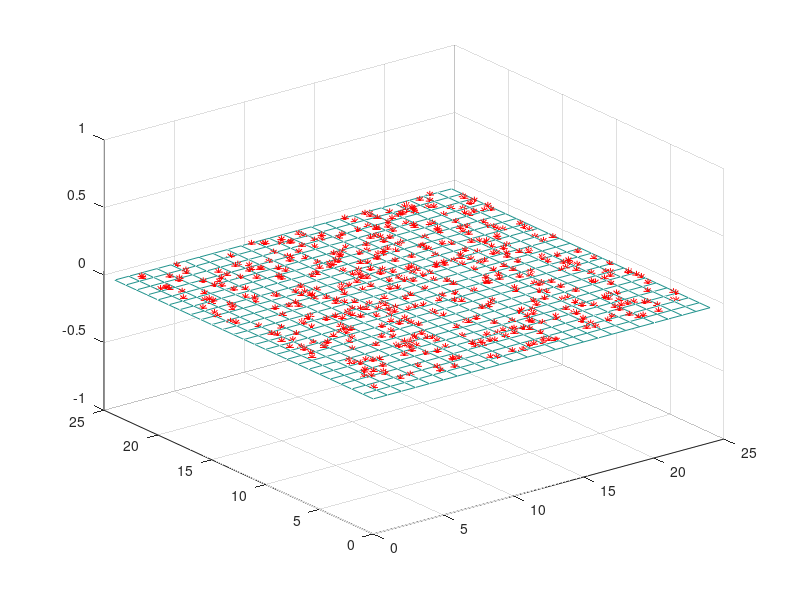
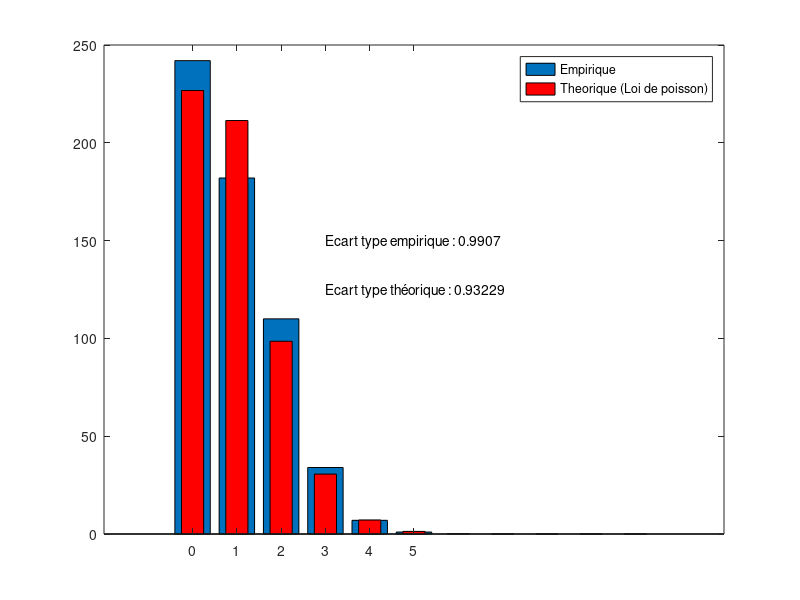

Write the MATLAB code that produced these figures, in order.
clear variables;
close all;

n_cases=24;
cx=[0:n_cases];
cy=[0:n_cases];
[CX,CY]=meshgrid(cx,cy);
mesh(CX,CY,zeros(n_cases+1,n_cases+1));
n_impacts=537;
hold on;

M=zeros(n_cases);
for i=1:n_impacts
    a=1+(n_cases-1)*rand();
    b=1+(n_cases-1)*rand();
    M(floor(a),floor(b))=M(floor(a),floor(b))+1;
    plot(a,b,'*r')
end
M=M(:);
k=0:max(M);
[h,xout]=hist(M,k);
figure(2)
bar(xout,h)
hold on;

lambda=mean(M);
k2=0:10;
p=576*(exp(-lambda)*lambda.^k2)./factorial(k2);
bar(k2,p,0.5,'r')
legend('Empirique','Theorique (Loi de poisson)');

E_th=lambda;
E_emp=std(M);

text(3,150,['Ecart type empirique : ',num2str(E_emp)]);
text(3,125,['Ecart type théorique : ',num2str(E_th)]);